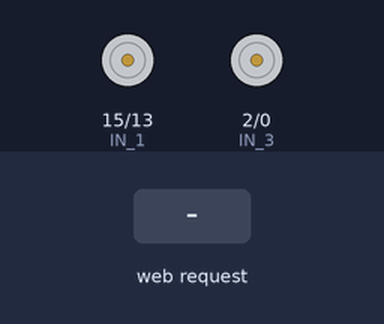
Bench run of a sketch on a simulated ESP8266 (NodeMCU). On the bench: motor-driver pin pairs drawn as motors (green arrow = first pin HIGH = forward, orange = second pin HIGH = backward, longer = more drive, scaled by the enable pin). The inputs (shaded band) are chosen by the test bench. What the sketch prints to the serial monitor is not drawn.

Above: at 1.2 s.
1.3 s: HTTP request GET /?State=B received
At 2.5 s:
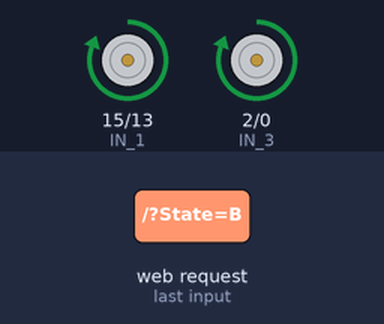
2.8 s: HTTP request GET /?State=F received
At 3.7 s:
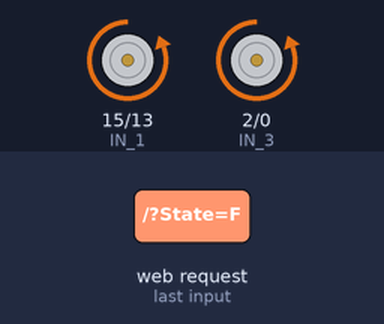
4.3 s: HTTP request GET /?State=R received
At 4.9 s:
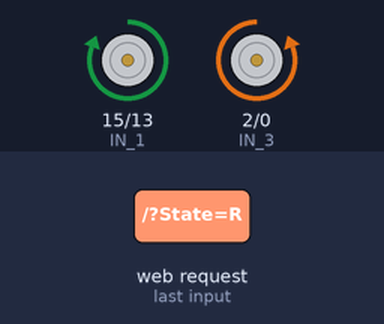
5.8 s: HTTP request GET /?State=L received
At 7.2 s:
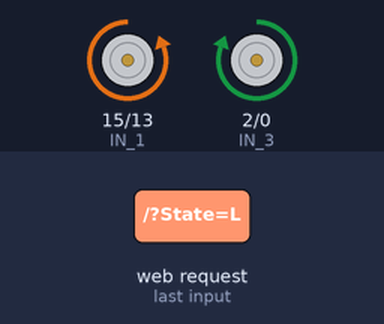
Timing chart, 0 to 8.3 s (numbered marks = the images above; inputs shaded):
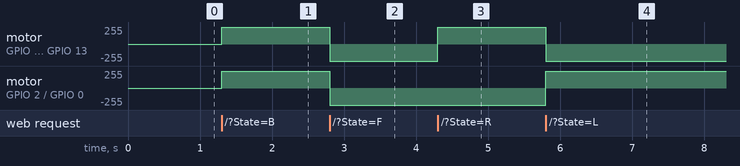

The sketch:

xe_steamday.ino
```cpp
#include <ESP8266WiFi.h>
#include <WiFiClient.h>
#include <ESP8266WebServer.h>

String command;
int speedCar = 800;

const char* ssid = "heyy hey";
const char* password = "11111111";
ESP8266WebServer server(80);

#define ENA 14
#define ENB 12
#define IN_1 15
#define IN_2 13
#define IN_3 2
#define IN_4 0

void setup() {
  pinMode(ENA, OUTPUT);
  pinMode(ENB, OUTPUT);
  pinMode(IN_1, OUTPUT);
  pinMode(IN_2, OUTPUT);
  pinMode(IN_3, OUTPUT);
  pinMode(IN_4, OUTPUT);

  Serial.begin(115200);

  // Connecting WiFi
  WiFi.mode(WIFI_AP);
  WiFi.softAP(ssid,password);


  IPAddress myIP = WiFi.softAPIP();
  Serial.print("AP IP address: ");
  Serial.println(myIP);

  // Starting WEB-server
  server.on("/", HTTP_handleRoot);
  server.onNotFound(HTTP_handleRoot);
  server.begin();
}

void goBack(){

      digitalWrite(IN_1, LOW);
      digitalWrite(IN_2, HIGH);
      analogWrite(ENA, speedCar);

      digitalWrite(IN_3, LOW);
      digitalWrite(IN_4, HIGH);
      analogWrite(ENB, speedCar);
  }

void goAhead(){

      digitalWrite(IN_1, HIGH);
      digitalWrite(IN_2, LOW);
      analogWrite(ENA, speedCar);

      digitalWrite(IN_3, HIGH);
      digitalWrite(IN_4, LOW);
      analogWrite(ENB, speedCar);
  }

void goRight(){

      digitalWrite(IN_1, LOW);
      digitalWrite(IN_2, HIGH);
      analogWrite(ENA, speedCar);

      digitalWrite(IN_3, HIGH);
      digitalWrite(IN_4, LOW);
      analogWrite(ENB, speedCar);
  }

void goLeft(){

      digitalWrite(IN_1,HIGH);
      digitalWrite(IN_2, LOW);
      analogWrite(ENA, speedCar);

      digitalWrite(IN_3, LOW);
      digitalWrite(IN_4, HIGH);
      analogWrite(ENB, speedCar);
  }

void goAheadRight(){

      digitalWrite(IN_1, HIGH);
      digitalWrite(IN_2, LOW);
      analogWrite(ENA, speedCar);

      digitalWrite(IN_3, LOW);
      digitalWrite(IN_4, LOW);
      analogWrite(ENB, speedCar);
   }

void goAheadLeft(){

      digitalWrite(IN_1, LOW);
      digitalWrite(IN_2, LOW);
      analogWrite(ENA, speedCar);

      digitalWrite(IN_3, HIGH);
      digitalWrite(IN_4, LOW);
      analogWrite(ENB, speedCar);
  }

void goBackRight(){

      digitalWrite(IN_1, LOW);
      digitalWrite(IN_2, LOW);
      analogWrite(ENA, speedCar);

      digitalWrite(IN_3, LOW);
      digitalWrite(IN_4, HIGH);
      analogWrite(ENB, speedCar);
  }

void goBackLeft(){

      digitalWrite(IN_1, LOW);
      digitalWrite(IN_2, HIGH);
      analogWrite(ENA, speedCar);

      digitalWrite(IN_3, LOW);
      digitalWrite(IN_4, LOW);
      analogWrite(ENB, speedCar);
  }

void stopRobot(){

      digitalWrite(IN_1, LOW);
      digitalWrite(IN_2, LOW);
      analogWrite(ENA, speedCar);

      digitalWrite(IN_3, LOW);
      digitalWrite(IN_4, LOW);
      analogWrite(ENB, speedCar);
 }

void loop() {
    server.handleClient();

      command = server.arg("State");
      if (command == "B") goAhead();
      else if (command == "F") goBack();
      else if (command == "R") goLeft();
      else if (command == "L") goRight();
      else if (command == "G") goAheadRight();
      else if (command == "H") goAheadLeft();
      else if (command == "I") goBackRight();
      else if (command == "J") goBackLeft();
      else if (command == "0") speedCar = 400;
      else if (command == "1") speedCar = 890;
      else if (command == "2") speedCar = 1040;
      else if (command == "3") speedCar = 1290;
      else if (command == "4") speedCar = 1400;
      else if (command == "5") speedCar = 1590;
      else if (command == "6") speedCar = 1890;
      else if (command == "7") speedCar = 2290;
      else if (command == "8") speedCar = 2690;
      else if (command == "9") speedCar = 3000 ;
      else if (command == "S") stopRobot();
}

void HTTP_handleRoot(void) {
  String html = "<!DOCTYPE html>";
  html += "<html>";
  html += "<head>";
  html += "<title>Tank Control</title>";
  html += "<script>";
  html += "var xhr = new XMLHttpRequest();";
  html += "function sendCommand(command) {";
  html += "xhr.open('GET', '/?State=' + command, true);";
  html += "xhr.send();";
  html += "}";
  html += "function startCommand(command) {";
  html += "sendCommand(command);";
  html += "repeatCommand = setInterval(function () {";
  html += "sendCommand(command);";
  html += "}, 100);";
  html += "}";
  html += "function stopCommand() {";
  html += "clearInterval(repeatCommand);";
  html += "sendCommand('S');";
  html += "}";
  html += "function updateSpeed() {";
  html += "var speedSlider = document.getElementById('speedSlider');";
  html += "var speedValue = speedSlider.value;";
  html += "document.getElementById('speedLabel').innerHTML = 'Speed: ' + speedValue;";
  html += "sendCommand(speedValue);";
  html += "}";
  html += "function speedUp() {";
  html += "var speedSlider = document.getElementById('speedSlider');";
  html += "speedSlider.stepUp();";
  html += "updateSpeed();";
  html += "}";
  html += "function speedDown() {";
  html += "var speedSlider = document.getElementById('speedSlider');";
  html += "speedSlider.stepDown();";
  html += "updateSpeed();";
  html += "}";
  html += "function resetSpeed() {";
  html += "var speedSlider = document.getElementById('speedSlider');";
  html += "speedSlider.value = 800;"; // Set it to your default speed
  html += "updateSpeed();";
  html += "}";
  html += "</script>";
  html += "</head>";
  html += "<body>";
  html += "<h1>Tank Control</h1>";
  html += "<p id='speedLabel'>Speed: 800</p>";
  html += "<input type='range' id='speedSlider' min='1' max='9' step='1' value='5' oninput='updateSpeed()' />";
  html += "<br />";
  html += "<button onmousedown='startCommand(\"B\")' onmouseup='stopCommand()' ontouchstart='startCommand(\"B\")' ontouchend='stopCommand()'>Forward</button>";
  html += "<button onmousedown='startCommand(\"F\")' onmouseup='stopCommand()' ontouchstart='startCommand(\"F\")' ontouchend='stopCommand()'>Backward</button>";
  html += "<button onmousedown='startCommand(\"R\")' onmouseup='stopCommand()' ontouchstart='startCommand(\"R\")' ontouchend='stopCommand()'>Left</button>";
  html += "<button onmousedown='startCommand(\"L\")' onmouseup='stopCommand()' ontouchstart='startCommand(\"L\")' ontouchend='stopCommand()'>Right</button>";
  html += "<button onmousedown='startCommand(\"I\")' onmouseup='stopCommand()' ontouchstart='startCommand(\"I\")' ontouchend='stopCommand()'>Ahead Right</button>";
  html += "<button onmousedown='startCommand(\"G\")' onmouseup='stopCommand()' ontouchstart='startCommand(\"G\")' ontouchend='stopCommand()'>Ahead Left</button>";
  html += "<button onmousedown='startCommand(\"J\")' onmouseup='stopCommand()' ontouchstart='startCommand(\"J\")' ontouchend='stopCommand()'>Back Right</button>";
  html += "<button onmousedown='startCommand(\"H\")' onmouseup='stopCommand()' ontouchstart='startCommand(\"H\")' ontouchend='stopCommand()'>Back Left</button>";
  html += "<button onclick='speedUp()'>Speed Up</button>";
  html += "<button onclick='speedDown()'>Speed Down</button>";
  html += "<button onclick='resetSpeed()'>Reset Speed</button>";
  html += "<button onmousedown='stopCommand()' onmouseup='stopCommand()' ontouchstart='stopCommand()' ontouchend='stopCommand()'>Stop</button>";
  html += "</body>";
  html += "</html>";

  server.send(200, "text/html", html);
  delay(1);
}
```

Measured:
- after the input at 1.3 s, motor on GPIO 15 (IN_1) / GPIO 13 (IN_2), motor on GPIO 2 (IN_3) / GPIO 0 (IN_4): stopped → forward 255/255 at once
- after the input at 2.8 s, motor on GPIO 15 (IN_1) / GPIO 13 (IN_2), motor on GPIO 2 (IN_3) / GPIO 0 (IN_4): forward 255/255 → backward 255/255 at once
- after the input at 4.3 s, motor on GPIO 15 (IN_1) / GPIO 13 (IN_2): backward 255/255 → forward 255/255 at once
- after the input at 5.8 s, motor on GPIO 15 (IN_1) / GPIO 13 (IN_2): forward 255/255 → backward 255/255 at once; motor on GPIO 2 (IN_3) / GPIO 0 (IN_4): backward 255/255 → forward 255/255 at once
